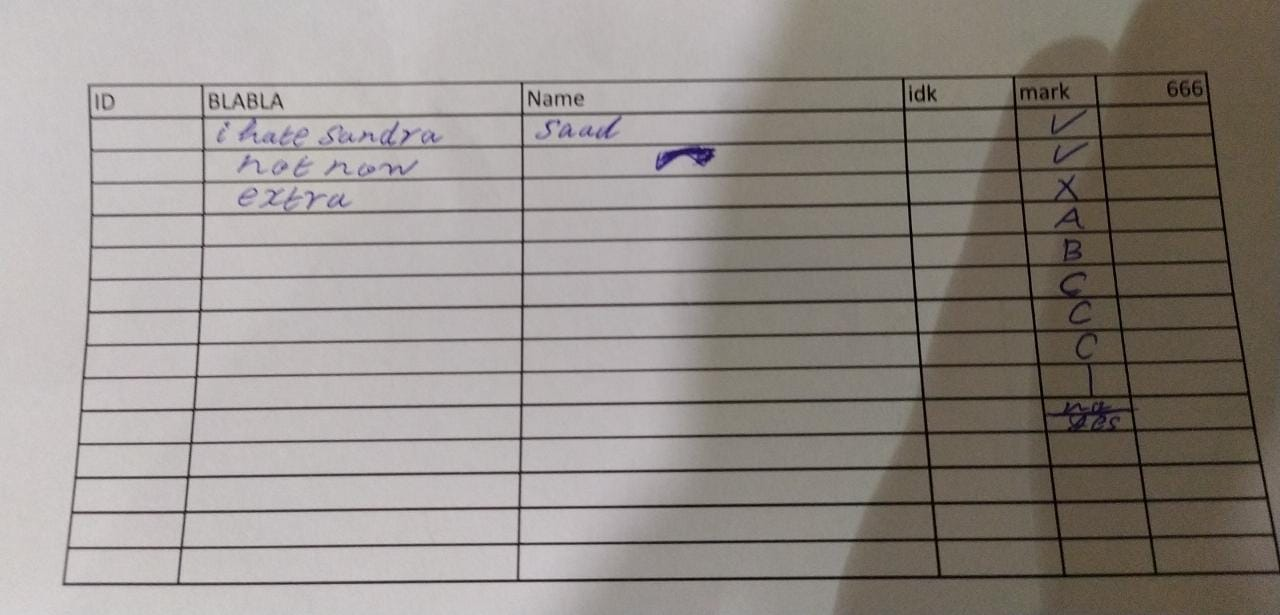
#> input picture backend/10.jpeg, 1280 x 615 px
$ python -i PageExtractor.py   (imports and definitions only)
#> lines starting #> are read from the running program, lines starting #| are printed output that depends on the picture; after the words box and inside, x2 and y2 are one past the last pixel; in counts of white or black regions, pixels touching at a corner belong together
#> further down, picture is the input picture: shape (615, 1280, 3); mean B, G, R 137.4, 142.4, 148.7
# All the imports
from skimage import io
from skimage.color import rgb2gray,rgb2hsv
import matplotlib.pyplot as plt
from matplotlib.pyplot import bar
from skimage.exposure import histogram
import os
import numpy as np
import cv2

# From the labs:
# Show the figures / plots inside the notebook
# [42 lines left out: functions show_images, showHist, reorderPoints, not called in this run]

#
def getBiggestContour(contours):
    biggest = np.array([])
    max_area = 0
    for i in contours:
        area = cv2.contourArea(i)
        if area > 5000:
            peri = cv2.arcLength(i, True)
            approx = cv2.approxPolyDP(i, 0.02 * peri, True)
            if area > max_area and len(approx) == 4:
                biggest = approx
                max_area = area
    return biggest,max_area


# [7 lines left out: function drawRectangle, not called in this run]

# This function
def getPageWarped(img, thresh1=180):
    # Get image dimensions
#> called with thresh1 = 180
    imgHeight = img.shape[0]
#> imgHeight = 615
    imgWidth = img.shape[1]
#> imgWidth = 1280

    # First: Convert the image from BGR (Yes, images in OpenCV 2 are in BGR not RGB) to Grayscale
    grayImg = cv2.cvtColor(img, cv2.COLOR_BGR2GRAY)

    # Second: Add a Gaussian Filter with a 5*5 Kernel with Sigma X=1 (Sigma Y=0 by default)
    # to smooth the image and remove random noise.
    bluredImg = cv2.GaussianBlur(grayImg, (5, 5), 1)
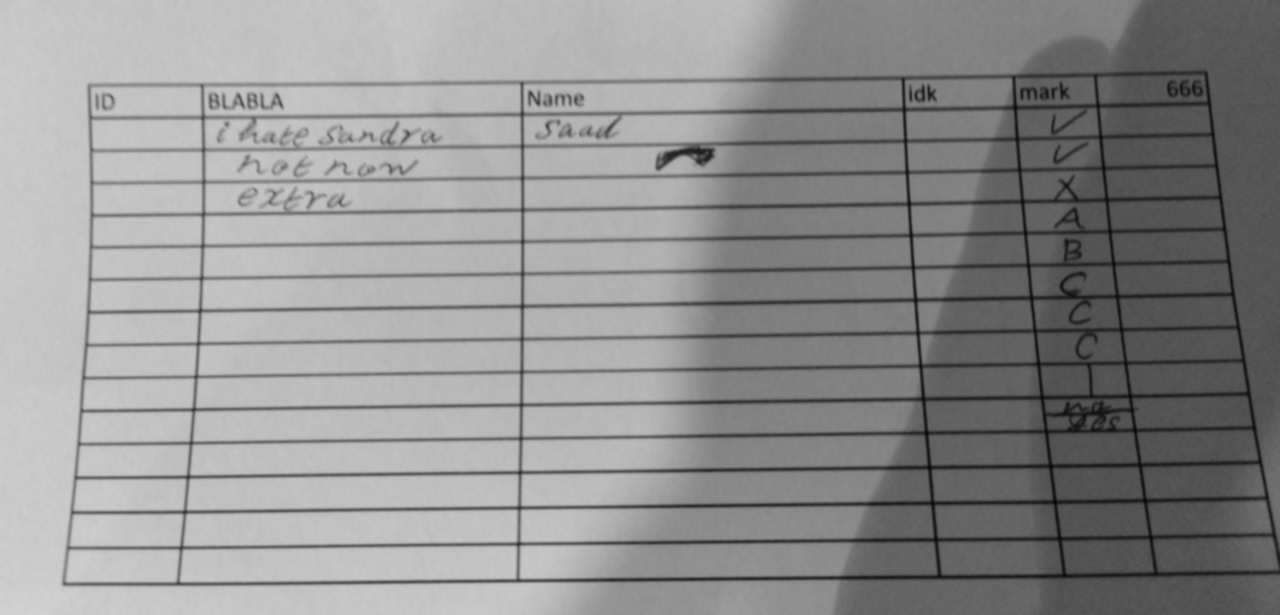
#> bluredImg: shape (615, 1280); min 9, max 210, mean 143.7

    # Third: Add a Median Filter with a 3*3 Kernal to remove salt and pepper noise.
    bluredImg = cv2.medianBlur(bluredImg, 3)

    # Fourth: Apply Canny Edge Detection with thresholds:  &  for the hysteresis procedure.
    thresholdedImg = cv2.Canny(bluredImg, thresh1,255) # 180 -> 255
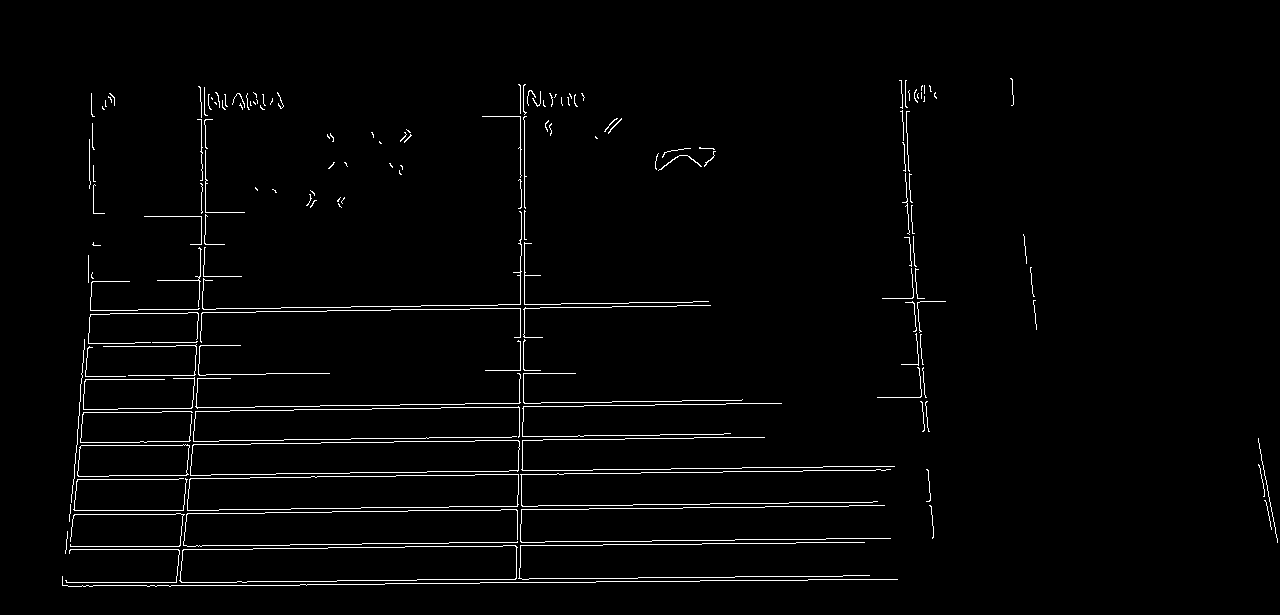
#> thresholdedImg: shape (615, 1280); 2.1% white in thin lines or dots, all inside (x1, y1, x2, y2) = (62, 78, 1278, 587)

    # Fifth: Apply Closing with a kernel of 7*7 to connect any disconnected edges.
    kernel = np.ones((7, 7))
    dilatedImg = cv2.dilate(thresholdedImg, kernel, iterations=2)
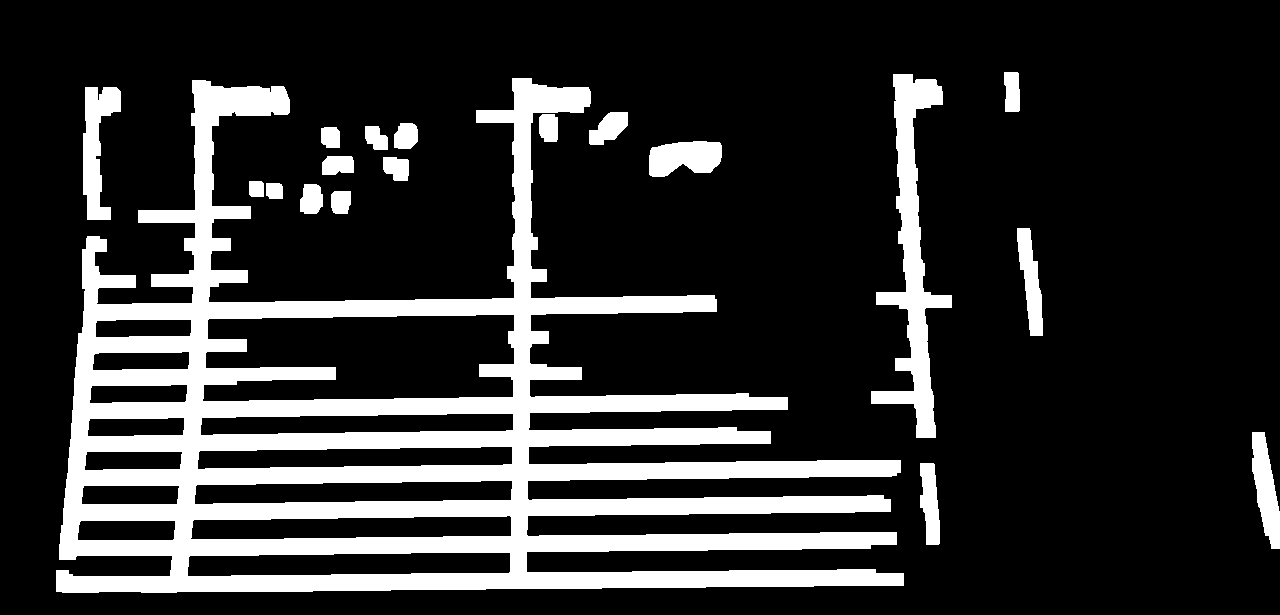
#> dilatedImg: shape (615, 1280); 18.7% white; 19 white regions, largest, box (x1, y1, x2, y2) and area: (56, 78, 904, 593) 122570, (871, 74, 952, 438) 9222, (83, 87, 121, 220) 2748
    thresholdedImg = cv2.erode(dilatedImg, kernel, iterations=1)
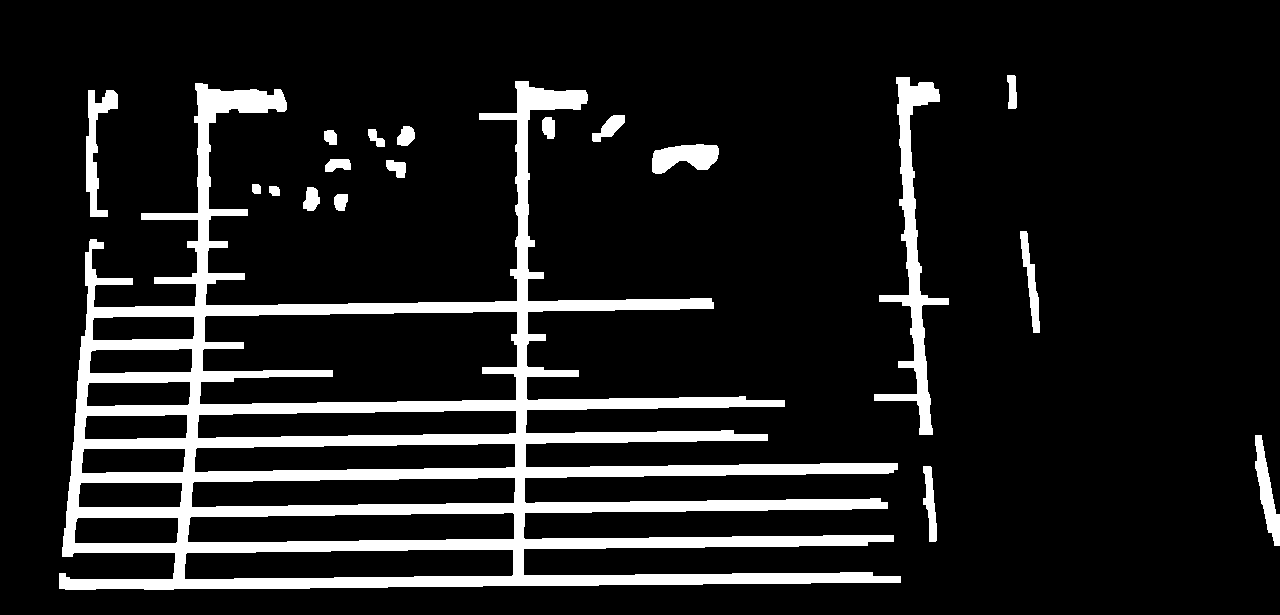
#> thresholdedImg: shape (615, 1280); 11.8% white; 19 white regions

    # Sixth: Find all contours.
    imgWithContours = img.copy()
    contours, hierarchy = cv2.findContours(thresholdedImg, cv2.RETR_EXTERNAL, cv2.CHAIN_APPROX_SIMPLE)
#> contours = 19 contours; largest, box (x1, y1, x2, y2) and area: (59, 81, 901, 590) 156070, (874, 77, 949, 435) 5249, (86, 90, 118, 217) 1380, (652, 144, 719, 174) 1303, (1255, 435, 1280, 546) 1081
    cv2.drawContours(imgWithContours, contours, -1, (0, 255, 0), 10)
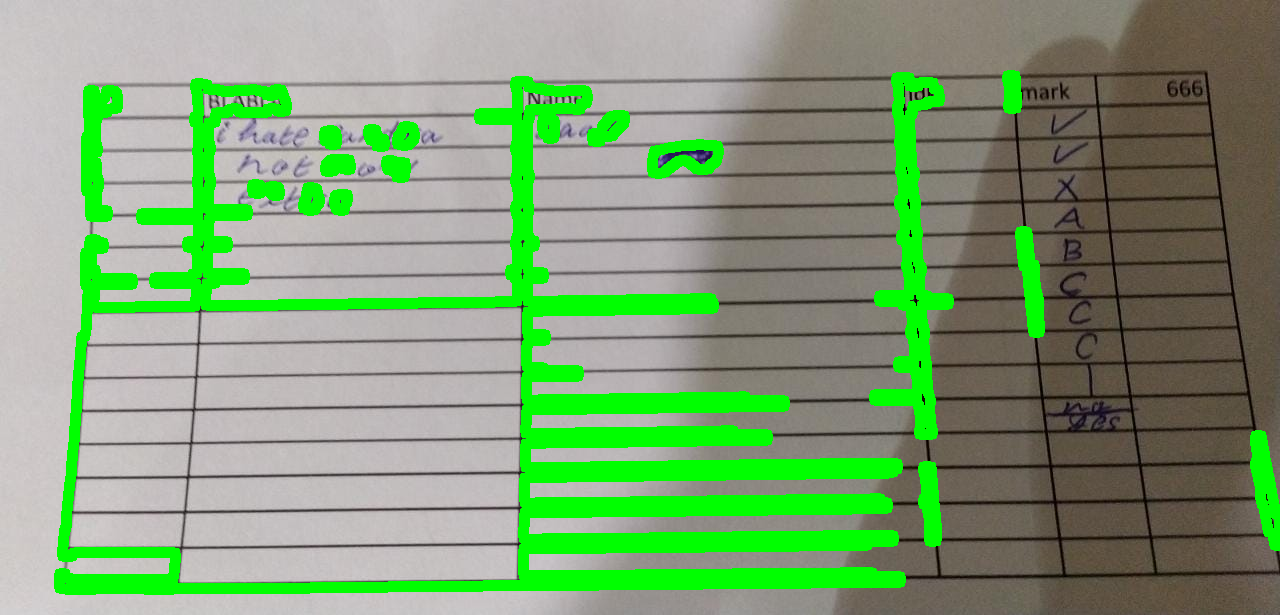
#> imgWithContours: shape (615, 1280, 3); 14.2% of pixels changed, all inside (x1, y1, x2, y2) = (54, 70, 1280, 595)

    # Seventh: Find the biggest contour.
    biggestContour, maxArea = getBiggestContour(contours)
#> the loop in getBiggestContour, `for i in contours:` made 19 passes
#> (area, peri) on passes 17 to 18: (156069.5, 8187.3), (5249, 1081.3)
#> area on passes 1 to 6: 538.5, 1081, 696.5, 174.5, 267, 79
#> after the loop in getBiggestContour, `for i in contours:`: biggest = empty array; max_area = 0
#> biggestContour = empty array; maxArea = 0
    notWarped = True
    print('Max Area: ', maxArea)
#| Max Area:  0
    print('Total Area:', imgHeight*imgWidth)
#| Total Area: 787200
    print('Condition: ',biggestContour.size != 0 and maxArea>0.15*imgHeight*imgWidth)
#| Condition:  False

    if biggestContour.size != 0 and maxArea>0.1*imgHeight*imgWidth:
        biggestContour= reorderPoints(biggestContour)
        imgWithBiggestContour = img.copy()
        cv2.drawContours(imgWithBiggestContour, biggestContour, -1, (0, 255, 0), 20)
        imgWithBiggestContour = drawRectangle(imgWithBiggestContour,biggestContour,2)
        pts1 = np.float32(biggestContour)
        pts2 = np.float32([[0, 0],[imgWidth, 0], [0, imgHeight],[imgWidth, imgHeight]])
        matrix = cv2.getPerspectiveTransform(pts1, pts2)
        WarpedColoredImage = cv2.warpPerspective(img, matrix, (imgWidth, imgHeight))

        WarpedColoredImage=WarpedColoredImage[20:WarpedColoredImage.shape[0] - 20, 20:WarpedColoredImage.shape[1] - 20]
        WarpedColoredImage = cv2.resize(WarpedColoredImage,(imgWidth,imgHeight))

        imageArr = ([img,grayImg,thresholdedImg,imgWithContours,
                        imgWithBiggestContour,WarpedColoredImage])
        notWarped = False
    # elif thresh1>100:
    #     imageArr = getPageWarped(img, filename, thresh1-10)
    else:
        imageArr = ([img,grayImg,thresholdedImg,imgWithContours, img, img])
        notWarped = True

    # [5 lines of commented-out code are left out]

    return imageArr, notWarped

>>> import cv2
>>> picture = cv2.imread('10.jpeg')
>>> result = getPageWarped(picture)

$ run again, on backend/3.jpeg
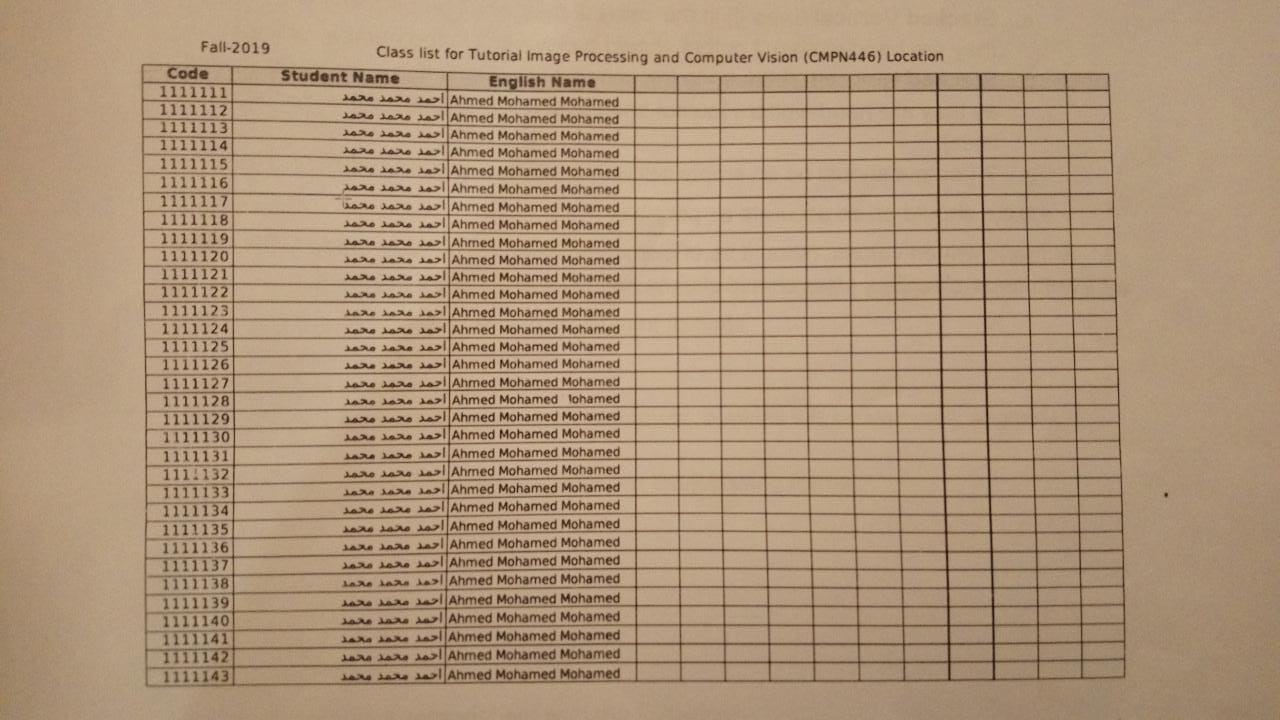
#> input picture backend/3.jpeg, 1280 x 720 px
#> picture is the input picture: shape (720, 1280, 3); mean B, G, R 121.4, 148.4, 174
#> dilatedImg: shape (720, 1280); 18.5% white; 53 white regions, largest, box (x1, y1, x2, y2) and area: (275, 64, 624, 684) 103050, (928, 70, 959, 667) 10281, (171, 211, 236, 484) 9826
#> in getPageWarped, `thresholdedImg = cv2.erode(dilatedImg, kernel, iterations=1)`:
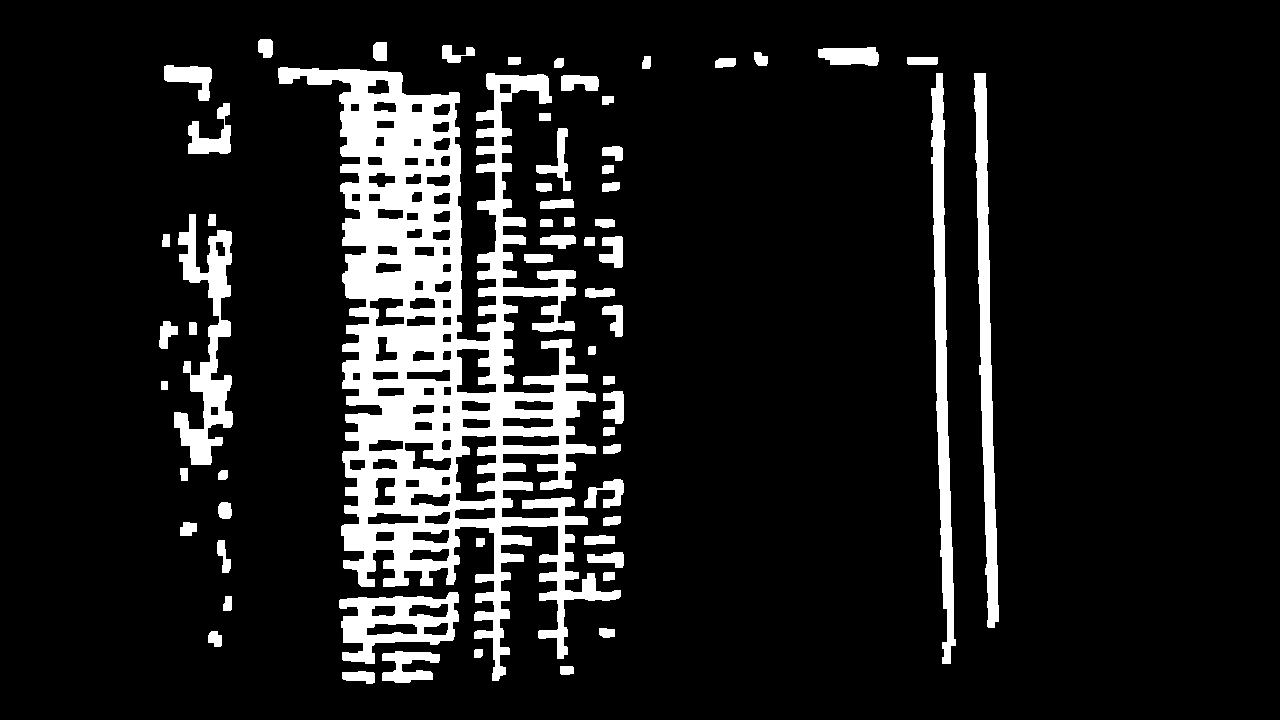
#> thresholdedImg: shape (720, 1280); 11.7% white; 63 white regions
#> contours = 63 contours; largest, box (x1, y1, x2, y2) and area: (278, 67, 621, 681) 82348, (931, 73, 956, 664) 5795, (974, 73, 999, 628) 5614, (174, 214, 233, 465) 5565, (339, 592, 459, 664) 5272
#> in getPageWarped, `cv2.drawContours(imgWithContours, contours, -1, (0, 255, 0), 10)`:
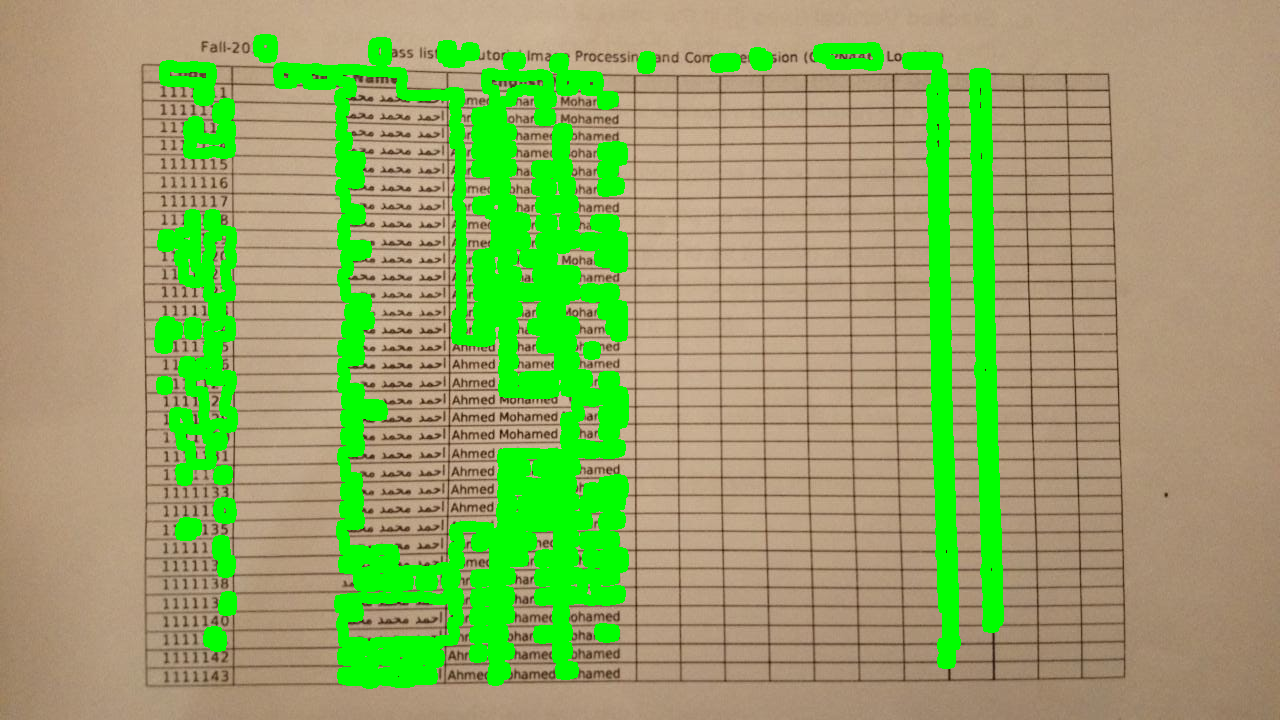
#> imgWithContours: shape (720, 1280, 3); 15.02% of pixels changed, all inside (x1, y1, x2, y2) = (154, 34, 1004, 689)
#> the loop in getBiggestContour, `for i in contours:` made 63 passes
#> (area, peri, approx) on passes 50 to 51: (5613.5, 1152.1, [[974, 73], [994, 627]]), (5795, 1242, [[936, 73], [950, 663]])
#> after the loop in getBiggestContour, `for i in contours:`: biggest = empty array; max_area = 0
#> biggestContour = empty array; maxArea = 0
#| Max Area:  0
#| Total Area: 921600
#| Condition:  False
